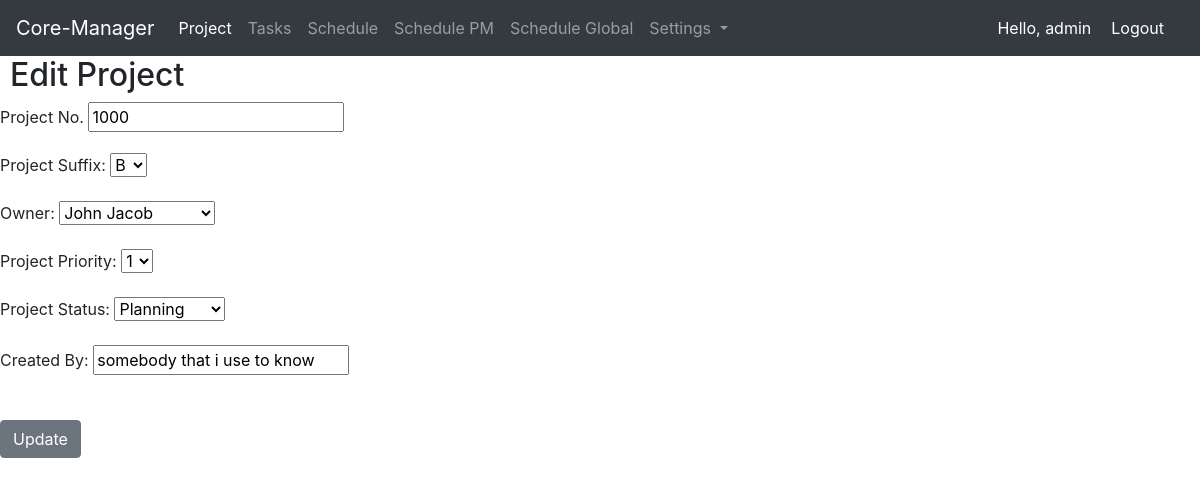
Page /coord_edit_project/12 (signed in) on the committed database.
### project/models.py (models this page shows, shortened)
class Project(models.Model):
    project_number = models.CharField(max_length=50)
    project_suffix = models.CharField(max_length=10, choices=suffix, default="A")
    project_owner = models.ForeignKey(ProjectOwners, on_delete=models.CASCADE, blank=True)
    project_priority = models.CharField(max_length=20, choices=project_priority_list, default='3')
    project_status = models.CharField(max_length=25, choices=status, default='Planning')
    project_creation_date = models.DateField(auto_now_add=True)
    project_created_by = models.CharField(max_length=50)
    project_modified_by = models.CharField(max_length=50, null=True)
    project_modified_date = models.DateField(blank=True, null=True)
    project_concated_name = models.CharField(max_length=50, blank=True, null=True)

### home/decorators.py (the view)
        def wrapper_func(request, *args, **kwargs):
            group = None
            if request.user.groups.exists():
                group= request.user.groups.all()[0].name
            if group in allowed_roles:
                return view_func(request, *args, **kwargs)
            else:
                return HttpResponse('You are not authorised to view this page')

### project/forms.py
class CoordEditProjectForm(ModelForm):
    class Meta:
        model = Project
        fields = ("project_number",
                  "project_suffix",
                  "project_owner",
                  "project_priority",
                  "project_status",
                  "project_created_by")
        labels = {
            "project_number": "Project No.",
            "project_suffix": "Project Suffix",
            "project_owner": "Owner",
            "project_priority": "Project Priority",
            "project_status": "Project Status",
            "project_created_by": "Created By",
        }
        widgets = {
            "project_created_by": forms.TextInput(attrs={'readonly': 'readonly'}),
        }

### project/models.py (called while the page is built)
    def __str__(self):
        return self.project_owner_concat_name

### project/views.py (called while the page is built)
@login_required(login_url='home_app:login')
@allowed_users(allowed_roles=['Coordinator'])
def coord_edit_project(request, project_id):
    project = Project.objects.get(pk=project_id)
    form = CoordEditProjectForm(request.POST or None, instance=project)
    if form.is_valid():
        form.save()
        return redirect('project_app:project_home_page')
    context = {
        "project": project,
        'form': form,
    }
    return render(request, 'project/coord_edit_project.html', context)

### templates/project/coord_edit_project.html (shortened to what this page needs)
{% extends 'base.html' %}
{% load static %}
 {% block css_files %}
        <link rel="stylesheet" href="{% static "project/project.css" %}">
  {% endblock %}
{% block content %}
<h2>Edit Project</h2>
<form action="" method=POST>
        {{ form.as_p }}
        <br/>
        <input type="submit" value="Update" class="btn btn-secondary">
    </form>
{% endblock %}

### templates/header.html (shortened to what this page needs)
<nav class="navbar navbar-expand-lg navbar-dark bg-dark">
  <a class="navbar-brand" href="{% url 'home_app:index' %}">Core-Manager</a>
  <div class="collapse navbar-collapse" id="navbarSupportedContent">
    <ul class="navbar-nav mr-auto">
      <li class="nav-item active">
        <a class="nav-link" href="{% url 'project_app:project_home_page' %}">Project <span class="sr-only">(current)</span></a>
      </li>
      <li class="nav-item">
        <a class="nav-link" href="{% url 'project_app:task_home_page' %}">Tasks</a>
      </li>
      {% if request.user.groups.all.0.name == 'Coordinator' %}
        <li class="nav-item">
          <a class="nav-link" href="{% url 'schedule_app:schedule_home' %}">Schedule</a>
        </li>
      {% endif %}
      <li class="nav-item">
          <a class="nav-link" href="{% url 'schedule_app:schedule_pm' %}">Schedule PM</a>
        </li>
      <li class="nav-item">
          <a class="nav-link" href="{% url 'schedule_app:schedule_global' %}">Schedule Global</a>
        </li>
      {% if request.user.groups.all.0.name == 'Coordinator' %}
        <li class="nav-item dropdown">
          <a class="nav-link dropdown-toggle" href="#" id="navbarDropdown" role="button" data-toggle="dropdown" aria-haspopup="true" aria-expanded="false">
            Settings
          </a>
        </li>
      {% endif %}
    </ul>
    <span class="hello-msg">Hello, {{ request.user }} </span>
    <span ><a class="hello-msg" href="{% url 'home_app:logout' %}">Logout</a> </span>
  </div>
</nav>

### static/project/project.css (style rules this page uses)
h2 { margin-left: 10px; }

### templates/header.html (style rules this page uses)
.hello-msg { font-size = 18px; color: #fff; margin-right: 20px; }

### rows in the picture
Project: project_number "1000", project_suffix "B", project_owner "John Jacob", project_priority "1", project_status "Planning", project_created_by "somebody that i use to know"

### other values in the picture
{{ request.user }} "admin"
